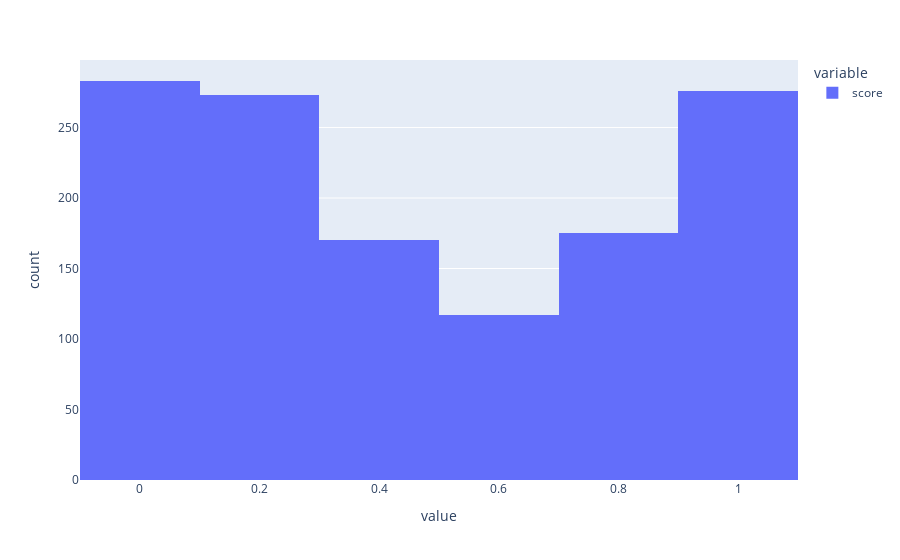

The code cell stored with this chart in its notebook:
### Code cell
fig = px.histogram(df.score)
fig.show()

### Figure 1 — Plotly figure (JSON) as saved in the notebook; plotly's stock layout.template omitted (floating-point values rounded to 4 significant figures; data arrays with more than 128 entries replaced by an {"elided": "..."} marker saying what was removed)
{"data": [{"alignmentgroup": "True", "bingroup": "x", "hovertemplate": "variable=score<br>value=%{x}<br>count=%{y}<extra></extra>", "legendgroup": "score", "marker": {"color": "#636efa", "pattern": {"shape": ""}}, "name": "score", "offsetgroup": "score", "orientation": "v", "showlegend": true, "type": "histogram", "x": {"elided": "1294 float values"}, "xaxis": "x", "yaxis": "y"}], "layout": {"autosize": true, "barmode": "relative", "legend": {"title": {"text": "variable"}, "tracegroupgap": 0}, "margin": {"t": 60}, "xaxis": {"anchor": "y", "autorange": true, "domain": [0, 1], "range": [-0.1, 1.1], "title": {"text": "value"}, "type": "linear"}, "yaxis": {"anchor": "x", "autorange": true, "domain": [0, 1], "range": [0, 297.9], "title": {"text": "count"}}}}
